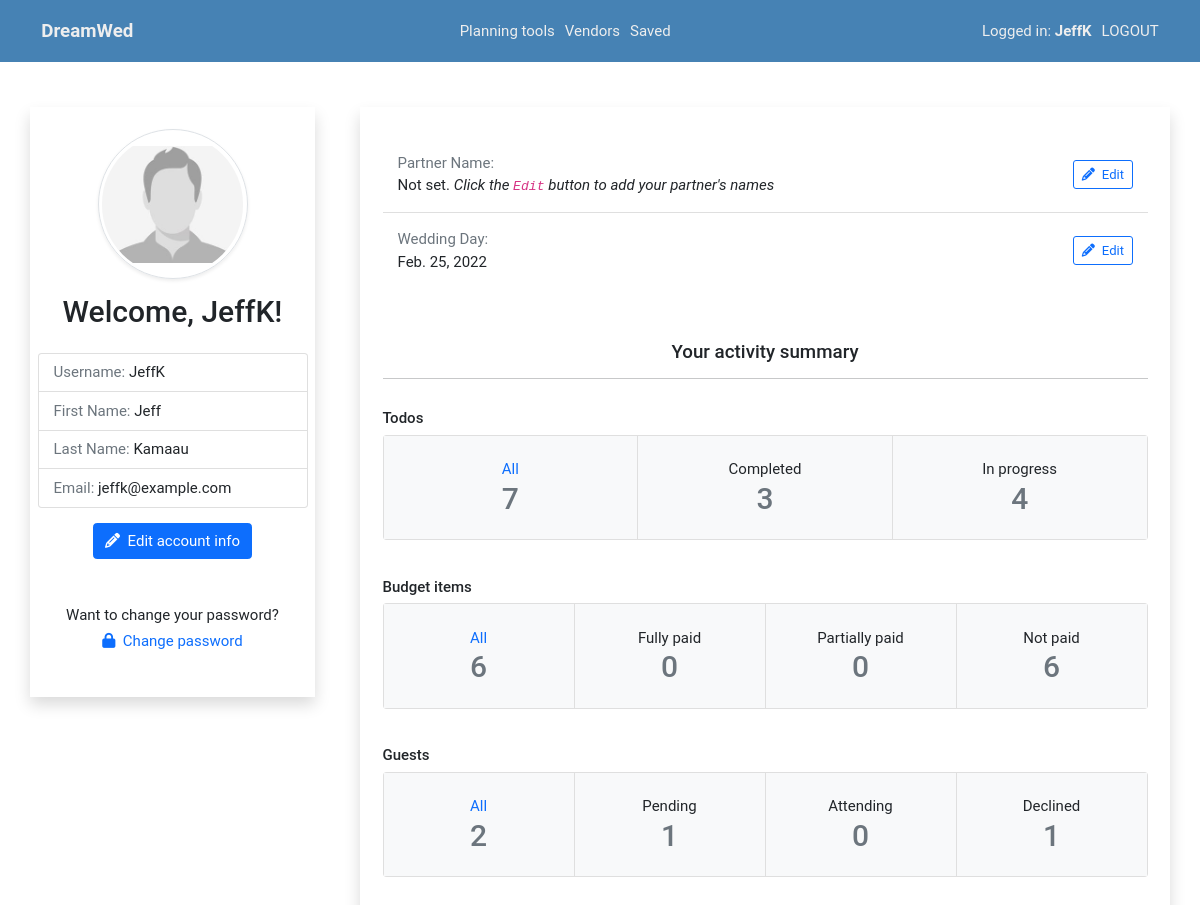
The page /U/profile/ (signed in) on the database its author committed.
### dreamwed/models.py (models this page shows, shortened)
class User(AbstractUser):
   is_vendor = models.BooleanField(default=False)
   is_wedding_planner = models.BooleanField(default=False)
   profile = models.ImageField(default='default.jpg', upload_to='profile_pics')
   class Meta:
      ordering = ['last_name', 'first_name']

class WeddingPlanner(models.Model):
   user = models.OneToOneField(User, on_delete=CASCADE, primary_key=True)
   partner_first_name = models.CharField(max_length=50, blank=True, null=True)
   partner_last_name = models.CharField(max_length=50, blank=True, null=True)
   wedding_date = models.DateField(blank=True, null=True)

### dreamwed/views/dreamwed.py (the view)
# urls.py: path('U/profile/', dreamwed.user_profile, name='user-profile'),
@login_required
def user_profile(request):
   curr_user = request.user
   if curr_user.is_vendor:
      img_form = VendorImageUploadForm()
      images = VendorImageUpload.objects.filter(vendor_id=curr_user.id)
      context = {
         'img_form': img_form,
         'images': images,
      }
      return render(request, 'vendor/profile.html', context)
   elif curr_user.is_wedding_planner:
      all_todos = Todo.objects.filter(wedplanner_id=curr_user.id).count()
      completed_todos = Todo.objects.filter(wedplanner_id=curr_user.id, completed=True).count()
      in_progress_todos = Todo.objects.filter(wedplanner_id=curr_user.id, completed=False).count()
      budget_items = BudgetItem.objects.filter(wedplanner_id=curr_user.id).count()
      budget_items_fully_paid = BudgetItem.objects.filter(wedplanner_id=curr_user.id, cost=F('paid')).count()
      budget_items_partially_paid = BudgetItem.objects.filter(
         wedplanner_id=curr_user.id,
         cost__gt=F('paid'),
         paid__gt=0).count()
      budget_items_not_paid = BudgetItem.objects.filter(wedplanner_id=curr_user.id, paid=0).count()
      budget_items_not_paid += BudgetItem.objects.filter(wedplanner_id=curr_user.id, paid=None).count()
      all_guests = Guest.objects.filter(wedplanner_id=curr_user.id).count()
      guests_pending = Guest.objects.filter(wedplanner_id=curr_user.id, rsvp='P').count()
      guests_attending = Guest.objects.filter(wedplanner_id=curr_user.id, rsvp='A').count()
      guests_declined = Guest.objects.filter(wedplanner_id=curr_user.id, rsvp='D').count()
      context = {
         'all_todos': all_todos,
         'completed_todos': completed_todos,
         'in_progress_todos': in_progress_todos,
         'budget_items': budget_items,
         'budget_items_fully_paid': budget_items_fully_paid,
         'budget_items_partially_paid': budget_items_partially_paid,
         'budget_items_not_paid': budget_items_not_paid,
         'all_guests': all_guests,
         'guests_pending': guests_pending,
         'guests_attending': guests_attending,
         'guests_declined': guests_declined,
      }
      return render(request, 'wedplanner/profile.html', context)

### templates/wedplanner/profile.html
{% extends 'include/user-profile-base.html' %}
{% block extra-profile-info %}
<ul class="list-group list-group-flush py-2">
   <li class="list-group-item d-flex justify-content-between align-items-center py-3">
      <div>
         <div class="text-muted">Partner Name:</div>
         {% if user.weddingplanner.partner_first_name or user.weddingplanner.partner_last_name %}
         {{ user.weddingplanner.partner_first_name }} {{ user.weddingplanner.partner_last_name }}
         {% else %}
         Not set. <i>Click the <code>Edit</code> button to add your partner's names</i>
         {% endif %}
      </div>
      <a href="{% url 'wedplanner-profile-update' %}" class="btn btn-outline-primary btn-sm ms-2">
         <i class="fas fa-pencil-alt"></i>
         <span class="ms-1">Edit</span>
      </a>
   </li>
   <li class="list-group-item d-flex justify-content-between align-items-center py-3">
      <div>
         <div class="text-muted">Wedding Day:</div>
         {% if user.weddingplanner.wedding_date %}
         {{ user.weddingplanner.wedding_date }}
         {% else %}
         Not set. <i>Click the <code>Edit</code> button to add your wedding day</i>
         {% endif %}
      </div>
      <a href="{% url 'wedplanner-profile-update' %}" class="btn btn-outline-primary btn-sm ms-2">
         <i class="fas fa-pencil-alt"></i>
         <span class="ms-1">Edit</span>
      </a>
   </li>
</ul>
<div class="mt-5 mb-3">
   <h5 class="text-center">Your activity summary</h5>
   <hr>
</div>
<section class="py-2 mt-4">
   <h6 class="mb-2">Todos</h6>
   <div class="card-group justify-content-center text-center">
      <div class="card">
         <a href="{% url 'checklist-all' %}" class="d-block bg-light py-4">
            <p class="m-0">All</p>
            <h2 class="text-muted m-0">{{ all_todos }}</h2>
         </a>
      </div>
      <div class="card">
         <div class="d-block bg-light py-4">
            <p class="m-0">Completed</p>
            <h2 class="text-muted m-0">{{ completed_todos }}</h2>
         </div>
      </div>
      <div class="card">
         <div class="d-block bg-light py-4">
            <p class="m-0">In progress</p>
            <h2 class="text-muted m-0">{{ in_progress_todos }}</h2>
         </div>
      </div>
   </div>
</section>
<section class="py-2 mt-4">
   <h6 class="mb-2">Budget items</h6>
   <div class="card-group justify-content-center text-center">
      <div class="card">
         <a href="{% url 'budget-manager' %}" class="d-block bg-light py-4">
            <p class="m-0">All</p>
            <h2 class="text-muted m-0">{{ budget_items }}</h2>
         </a>
      </div>
      <div class="card">
         <div class=" bg-light py-4">
            <p class="m-0">Fully paid</p>
            <h2 class="text-muted m-0">{{ budget_items_fully_paid }}</h2>
         </div>
      </div>
      <div class="card">
         <div class=" bg-light py-4">
            <p class="m-0">Partially paid</p>
            <h2 class="text-muted m-0">{{ budget_items_partially_paid }}</h2>
         </div>
      </div>
      <div class="card">
         <div class=" bg-light py-4">
            <p class="m-0">Not paid</p>
            <h2 class="text-muted m-0">{{ budget_items_not_paid }}</h2>
         </div>
      </div>
   </div>
</section>
<section class="py-2 mt-4">
   <h6 class="mb-2">Guests</h6>
   <div class="card-group justify-content-center text-center">
      <div class="card">
         <a href="{% url 'guestlist' %}" class="d-block bg-light py-4">
            <p class="m-0">All</p>
            <h2 class="text-muted m-0">{{ all_guests }}</h2>
         </a>
      </div>
      <div class="card">
         <div class=" bg-light py-4">
            <p class="m-0">Pending</p>
            <h2 class="text-muted m-0">{{ guests_pending }}</h2>
         </div>
      </div>
      <div class="card">
         <div class=" bg-light py-4">
            <p class="m-0">Attending</p>
            <h2 class="text-muted m-0">{{ guests_attending }}</h2>
         </div>
      </div>
      <div class="card">
         <div class=" bg-light py-4">
            <p class="m-0">Declined</p>
            <h2 class="text-muted m-0">{{ guests_declined }}</h2>
         </div>
      </div>
   </div>
</section>
{% endblock extra-profile-info %}

### templates/include/user-profile-base.html (shortened to what this page needs)
{% extends 'base.html' %}
{% block body %}
{% include 'include/header.html' %}
<div class="container">
   <div class="row align-items-start py-5">
      <div class="col-3 shadow px-2 pt-4 pb-5 text-center">
         <div class="d-flex justify-content-center">
            <div class="d-flex align-items-center justify-content-center circle-profile rounded-circle shadow-sm border p-1">
               <div class="d-flex align-items-center overflow-hidden rounded-circle w-100 h-100">
                  <img src="{{ user.profile.url }}" class="d-block w-100" alt="">
               </div>
            </div>
         </div>
         <h2 class="mt-3">Welcome, {{ user.username }}! </h2>
         <ul class="list-group py-3 text-start">
            <li class="list-group-item"><span class="text-muted">Username:</span>
               <span>{{ user.username }}</span>
            </li>
            <li class="list-group-item"><span class="text-muted">First Name:</span>
               <span>{{ user.first_name }}</span>
            </li>
            <li class="list-group-item"><span class="text-muted">Last Name:</span>
               <span>{{ user.last_name }}</span>
            </li>
            <li class="list-group-item"><span class="text-muted">Email:</span>
               <span>{{ user.email }}</span>
            </li>
         </ul>
         <a href="{% url 'user-account-info-update' %}" class="btn btn-primary">
            <i class="fas fa-pencil-alt"></i>
            <span class="ms-1">Edit account info</span>
         </a>
         <div class="mt-5">
            Want to change your password? <br>
            <a class="d-inline-block mt-1" href="#">
               <i class="fas fa-lock"></i>
               <span class="ms-1">Change password</span>
            </a>
         </div>
      </div>
      <div class="col shadow px-4 pt-4 pb-5 ms-5">
         {% block extra-profile-info %}{% endblock extra-profile-info %}
      </div>
   </div>
</div>
{% endblock body %}

### templates/include/header.html (shortened to what this page needs)
<nav class="sticky-top py-3" id="navbar">
   <div class="container">
      <div class="logo d-flex justify-content-between">
         <a class="navbar-brand display-4 fw-bold" href="{% url 'home' %}">DreamWed</a>
      </div>
      <div class="nav-secondary nav-middle">
         <div class="nav-links">
            {% if user.is_wedding_planner %}
            <a href="{% url 'checklist-all' %}">Planning tools</a>
            <a href="{% url 'vendors' %}">Vendors</a>
            <a href="{% url 'bookmarks' %}">Saved</a>
            {% elif user.is_vendor %}
            <a href="{% url 'user-profile' %}">My vendor profile</a>
            <a href="#">Inquiries</a>
            <a href="#">Pricing requests</a>
            {% endif %}
         </div>
      </div>
      <div class="nav-secondary nav-right">
         <div class="nav-links">
            {% if user.is_authenticated %}
            <a href="{% url 'user-profile' %}">Logged in:
               <strong>{{ user.username }}</strong>
            </a>
            <a href="{% url 'logout' %}">LOGOUT</a>
            {% else %}
            <a href="{% url 'register' %}">Create account</a>
            <a href="{% url 'login' %}">Login</a>
            {% endif %}
         </div>
      </div>
   </div>
</nav>

### static/css/main.css (style rules this page uses)
html, body { font: 400 15px/1.5 'Roboto', sans-serif; }
body { margin: 0; padding: 0 0 4rem; position: relative; }
a { text-decoration: none; }
img { max-width: 100%; }
.circle-profile { --size: 150px; width: var(--size); height: var(--size); }
#navbar { background: steelblue; }
#navbar a { color: #eee; }
#navbar .nav-secondary { max-height: 0; overflow: hidden; transform: translate(-100%, 0); transition: 0.25s ease-in-out; }
#navbar .nav-right .nav-links { padding-top: 1rem; border-top: 1px solid #aaa; }
#navbar .nav-middle .nav-links { padding: 1.4rem 0 1rem; }
#navbar .nav-secondary a { display: block; padding: 12px 0; }
@media screen and (min-width: 800px) { #navbar .container { display: flex; justify-content: space-between; } }
@media screen and (min-width: 800px) { #navbar .nav-secondary { max-height: initial !important; overflow: initial !important; transform: translate(0) !important; } }
@media screen and (min-width: 800px) { #navbar .nav-secondary .nav-links { height: 100%; display: flex; align-items: center; } }
@media screen and (min-width: 800px) { #navbar .nav-right .nav-links { padding: 0; border: none; } }
@media screen and (min-width: 800px) { #navbar .nav-middle .nav-links { padding: 0; } }
@media screen and (min-width: 800px) { #navbar .nav-secondary a { padding: 0; } }
@media screen and (min-width: 800px) { #navbar .nav-secondary a + a { margin-left: 10px; } }

### rows shown on the page
User: username "JeffK", profile (placeholder picture), first_name "Jeff", last_name "Kamaau", email "jeffk@example.com", weddingplanner.wedding_date "Feb. 25, 2022"

### other values the page prints
{{ all_todos }} "7"
{{ completed_todos }} "3"
{{ in_progress_todos }} "4"
{{ budget_items }} "6"
{{ budget_items_fully_paid }} "0"
{{ budget_items_partially_paid }} "0"
{{ budget_items_not_paid }} "6"
{{ all_guests }} "2"
{{ guests_pending }} "1"
{{ guests_attending }} "0"
{{ guests_declined }} "1"
